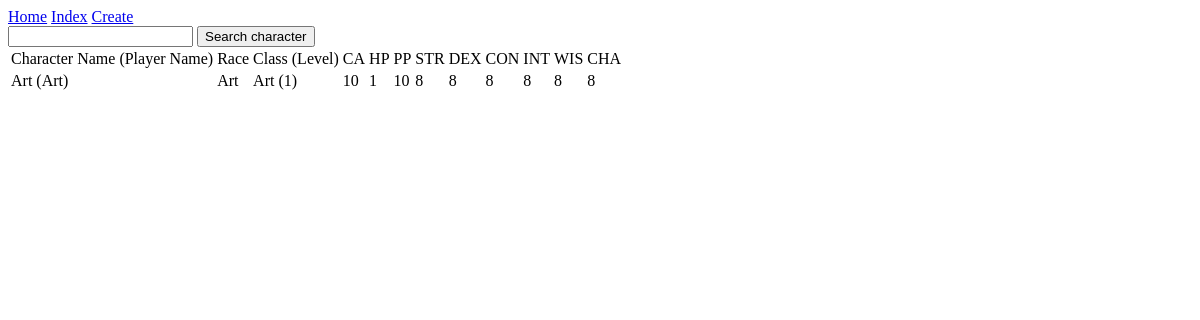
The page /character/ on the database as committed earlier.
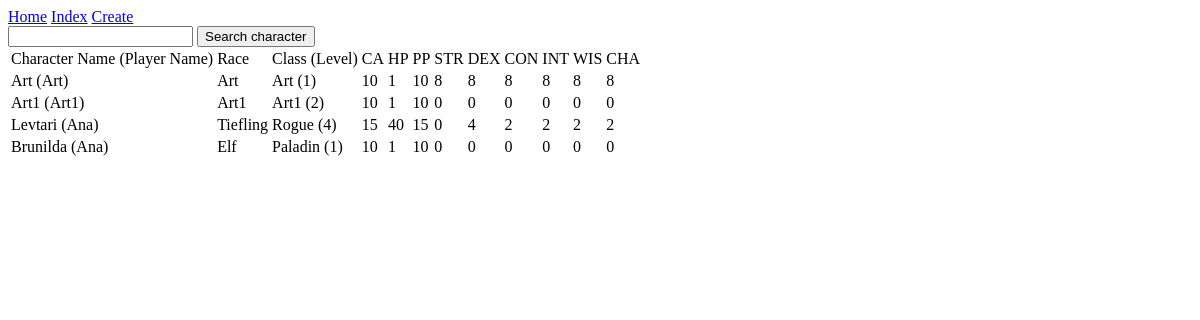
The same page on the database as committed later.
### character/models.py (models this page shows, shortened)
class Character(models.Model):
        charname = models.CharField(max_length=64, default="Art")
        playername = models.CharField(max_length=64, default="Art")
        race = models.CharField(max_length=25, default="Art")
        charclass = models.CharField(max_length=25, default="Art")
        level = models.IntegerField(default=1)
        ca = models.IntegerField(default=10)
        hp = models.IntegerField(default=1)
        pp = models.IntegerField(default=10)
        str = models.IntegerField(default=0)
        dex = models.IntegerField(default=0)
        con = models.IntegerField(default=0)
        int = models.IntegerField(default=0)
        wis = models.IntegerField(default=0)
        cha = models.IntegerField(default=0)

### character/views.py (the view)
# urls.py: path("", views.load, name="load")
def load(request):
    if 'charname' in request.GET:
        charname = request.GET['charname']
        data = Character.objects.filter(charname__icontains=charname)
    else:
        data = Character.objects.all()
    context = {
        'character' : data
    }
    return render(request, "character/load.html", context)

### character/templates/character/load.html (shortened to what this page needs)
{% extends "character/layout.html" %}
{% block main %}
<table>
    <thead>
        <tr>
            <td>Character Name (Player Name)</td>
            <td>Race</td>
            <td>Class (Level)</td>
            <td>CA</td>
            <td>HP</td>
            <td>PP</td>
            <td>STR</td>
            <td>DEX</td>
            <td>CON</td>
            <td>INT</td>
            <td>WIS</td>
            <td>CHA</td>
        </tr>
    </thead>
    <tbody>
        {% for character in character %}
        <tr>
            <td>{{ character.charname }} ({{ character.playername }})</td>
            <td>{{ character.race }}</td>
            <td>{{ character.charclass }} ({{ character.level }})</td>
            <td>{{ character.ca }}</td>
            <td>{{ character.hp }}</td>
            <td>{{ character.pp }}</td>
            <td>{{ character.str }}</td>
            <td>{{ character.dex }}</td>
            <td>{{ character.con }}</td>
            <td>{{ character.int }}</td>
            <td>{{ character.wis }}</td>
            <td>{{ character.cha }}</td>
        </tr>
        {% endfor %}
    </tbody>
</table>
{% endblock %}

### character/templates/character/layout.html (shortened to what this page needs)
{% load static %}
<!DOCTYPE html>
<html lang="en">
    <head>
        <link href="{% static 'dnd/styles.css' %}" rel="stylesheet">
    </head>
    <body>
        <nav>
            <div>
                <a href="/">Home</a>
                <a href="{% url 'character:load' %}">Index</a>
                <a href="{% url 'character:save' %}">Create</a>
                <form>
                    <input id="charname" type="search" name="charname">
                    <input type="submit" value="Search character">
                </form>
            </div>
        </nav>
        <main>
            {% block main %}{% endblock %}
        </main>
    </body>
</html>

Rows that differ between the two databases and show on the page:
added Character: charname "Art1", playername "Art1", race "Art1", charclass "Art1", level "2", ca "10", hp "1", pp "10", str "0", dex "0", con "0", int "0", wis "0", cha "0"
added Character: charname "Levtari", playername "Ana", race "Tiefling", charclass "Rogue", level "4", ca "15", hp "40", pp "15", str "0", dex "4", con "2", int "2", wis "2", cha "2"
added Character: charname "Brunilda", playername "Ana", race "Elf", charclass "Paladin", level "1", ca "10", hp "1", pp "10", str "0", dex "0", con "0", int "0", wis "0", cha "0"
